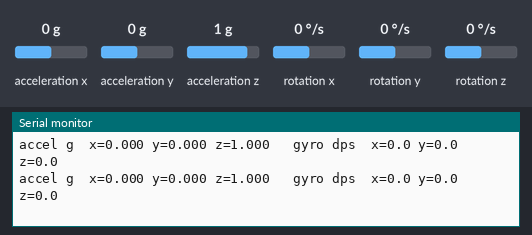
Simulated run of this sketch. Board: Arduino Uno, built with avr-gcc and run on an emulated ATmega328P. Parts: the last lines printed to the serial monitor. The inputs (shaded band) are chosen by the test bench; at power-on: acceleration x 0 g, acceleration y 0 g, acceleration z 1 g, rotation x 0 °/s, rotation y 0 °/s, rotation z 0 °/s.

Above: at 1.2 s.
1.3 s: acceleration x set to -1.4 g
At 1.58 s:
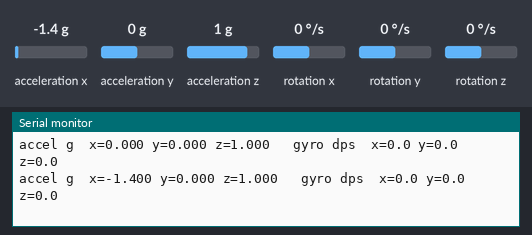
2.8 s: acceleration y set to -1.4 g
At 2.8 s:
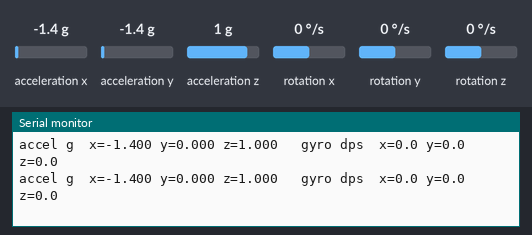
4.3 s: acceleration z set to -1.4 g
At 4.43 s:
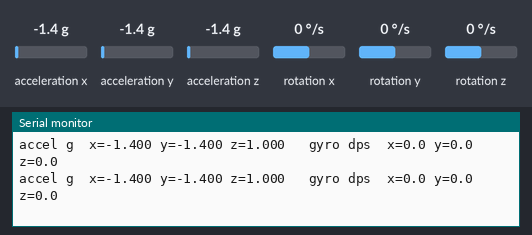
5.8 s: rotation x set to -192 °/s
At 5.86 s:
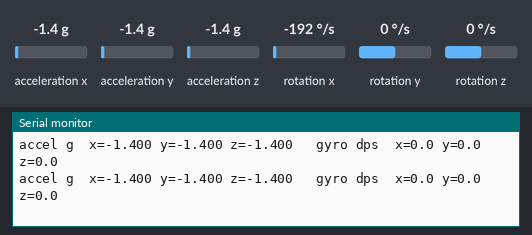
7.3 s: rotation y set to -192 °/s
At 7.49 s:
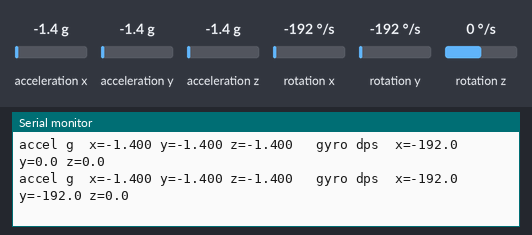

Measured:
- after the input at 1.3 s, the serial monitor: prints a new line after 0.13 s (image 1)
- after the input at 7.3 s, the serial monitor: prints a new line at once (image 5)

The sketch:

01-imu-serial.ino
```cpp
/*
  01-imu-serial: read the onboard 6-axis IMU (LSM6DS3TR-C) and print
  accelerometer + gyroscope values to the Serial Monitor.

  Only the "Sense" variant of the XIAO nRF52840 has this chip onboard --
  double check "Sense" is printed on the physical board once it's in
  hand (already checked when ordering, per CLAUDE.md, but the plain
  XIAO nRF52840 looks near-identical and has no IMU at all).

  ONE-TIME SETUP in Arduino IDE, after 00-blink has already worked:
    1. Sketch -> Include Library -> Manage Libraries...
    2. Search "Seeed Arduino LSM6DS3", install it (by Seeed Studio).
    3. File -> Examples -> Seeed Arduino LSM6DS3 -> open its bundled
       example. If anything below doesn't compile, or behaves
       differently than described, trust that bundled example over
       this file -- it ships with the exact library version you
       installed; these comments were written from memory beforehand
       and could be slightly off.

  WHAT'S AN I2C DEVICE ADDRESS? The IMU talks to the main chip over I2C,
  a two-wire bus where several chips can share the same two pins, each
  only answering to its own address (like a phone extension number).
  The library needs the IMU's address to talk to the right chip -- 0x6A
  is the documented default for this board.

  Expect: open Tools -> Serial Monitor, set the baud rate to 115200 (the
  dropdown in the bottom-right of that window), hold the board still --
  the accelerometer numbers should settle near 0 on two axes and near
  1.0 on whichever axis points straight down (that's gravity, measured
  in g). Tilt or shake the board and watch the numbers move live.
*/

#include "LSM6DS3.h"
#include "Wire.h"

LSM6DS3 myIMU(I2C_MODE, 0x6A);

void setup() {
  Serial.begin(115200);
  while (!Serial) {
    delay(10); // wait for the Serial Monitor to connect
  }

  if (myIMU.begin() != 0) {
    Serial.println("IMU init failed -- check the board is the Sense variant, then try again.");
  } else {
    Serial.println("IMU ready.");
  }
}

void loop() {
  Serial.print("accel g  x=");
  Serial.print(myIMU.readFloatAccelX(), 3);
  Serial.print(" y=");
  Serial.print(myIMU.readFloatAccelY(), 3);
  Serial.print(" z=");
  Serial.print(myIMU.readFloatAccelZ(), 3);

  Serial.print("   gyro dps  x=");
  Serial.print(myIMU.readFloatGyroX(), 1);
  Serial.print(" y=");
  Serial.print(myIMU.readFloatGyroY(), 1);
  Serial.print(" z=");
  Serial.println(myIMU.readFloatGyroZ(), 1);

  delay(200);
}
```
